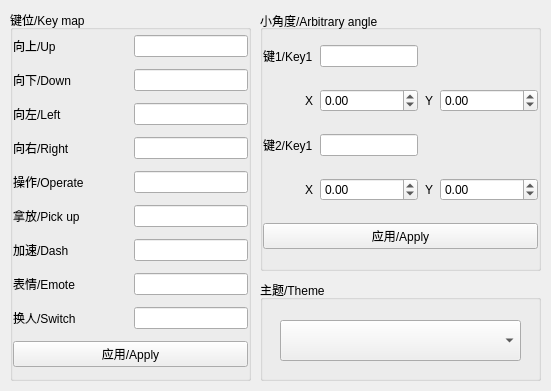
<?xml version="1.0" encoding="UTF-8"?>
<ui version="4.0">
 <class>UIView</class>
 <widget class="QMainWindow" name="UIView">
  <property name="geometry">
   <rect>
    <x>0</x>
    <y>0</y>
    <width>551</width>
    <height>391</height>
   </rect>
  </property>
  <property name="contextMenuPolicy">
   <enum>Qt::PreventContextMenu</enum>
  </property>
  <property name="windowTitle">
   <string>Keyboard</string>
  </property>
  <property name="windowIcon">
   <iconset>
    <normaloff>games.ico</normaloff>games.ico</iconset>
  </property>
  <widget class="QWidget" name="centralwidget">
   <widget class="QGroupBox" name="groupBox_2">
    <property name="geometry">
     <rect>
      <x>10</x>
      <y>10</y>
      <width>241</width>
      <height>371</height>
     </rect>
    </property>
    <property name="title">
     <string>键位/Key map</string>
    </property>
    <layout class="QGridLayout" name="gridLayout" rowstretch="0,0,0,0,0,0,0,0,0,0">
     <property name="leftMargin">
      <number>0</number>
     </property>
     <property name="topMargin">
      <number>0</number>
     </property>
     <property name="rightMargin">
      <number>0</number>
     </property>
     <property name="bottomMargin">
      <number>0</number>
     </property>
     <property name="horizontalSpacing">
      <number>50</number>
     </property>
     <property name="verticalSpacing">
      <number>7</number>
     </property>
     <item row="7" column="0">
      <widget class="QLabel" name="label_8">
       <property name="text">
        <string>表情/Emote</string>
       </property>
      </widget>
     </item>
     <item row="7" column="1">
      <widget class="QLineEdit" name="lineEdit_8">
       <property name="maxLength">
        <number>6</number>
       </property>
      </widget>
     </item>
     <item row="2" column="1">
      <widget class="QLineEdit" name="lineEdit_3">
       <property name="maxLength">
        <number>6</number>
       </property>
      </widget>
     </item>
     <item row="2" column="0">
      <widget class="QLabel" name="label_4">
       <property name="text">
        <string>向左/Left</string>
       </property>
      </widget>
     </item>
     <item row="0" column="1">
      <widget class="QLineEdit" name="lineEdit_1">
       <property name="maxLength">
        <number>6</number>
       </property>
      </widget>
     </item>
     <item row="9" column="0" colspan="2">
      <widget class="QPushButton" name="pushButton">
       <property name="text">
        <string>应用/Apply</string>
       </property>
      </widget>
     </item>
     <item row="4" column="0">
      <widget class="QLabel" name="label_6">
       <property name="text">
        <string>操作/Operate</string>
       </property>
      </widget>
     </item>
     <item row="4" column="1">
      <widget class="QLineEdit" name="lineEdit_5">
       <property name="maxLength">
        <number>6</number>
       </property>
      </widget>
     </item>
     <item row="5" column="0">
      <widget class="QLabel" name="label_7">
       <property name="text">
        <string>拿放/Pick up</string>
       </property>
      </widget>
     </item>
     <item row="0" column="0">
      <widget class="QLabel" name="label">
       <property name="text">
        <string>向上/Up</string>
       </property>
      </widget>
     </item>
     <item row="3" column="1">
      <widget class="QLineEdit" name="lineEdit_4">
       <property name="maxLength">
        <number>6</number>
       </property>
      </widget>
     </item>
     <item row="1" column="0">
      <widget class="QLabel" name="label_2">
       <property name="text">
        <string>向下/Down</string>
       </property>
      </widget>
     </item>
     <item row="6" column="0">
      <widget class="QLabel" name="label_3">
       <property name="text">
        <string>加速/Dash</string>
       </property>
      </widget>
     </item>
     <item row="6" column="1">
      <widget class="QLineEdit" name="lineEdit_7">
       <property name="maxLength">
        <number>6</number>
       </property>
      </widget>
     </item>
     <item row="1" column="1">
      <widget class="QLineEdit" name="lineEdit_2">
       <property name="maxLength">
        <number>10</number>
       </property>
      </widget>
     </item>
     <item row="3" column="0">
      <widget class="QLabel" name="label_5">
       <property name="text">
        <string>向右/Right</string>
       </property>
      </widget>
     </item>
     <item row="5" column="1">
      <widget class="QLineEdit" name="lineEdit_6">
       <property name="maxLength">
        <number>6</number>
       </property>
      </widget>
     </item>
     <item row="8" column="0">
      <widget class="QLabel" name="label_15">
       <property name="text">
        <string>换人/Switch</string>
       </property>
      </widget>
     </item>
     <item row="8" column="1">
      <widget class="QLineEdit" name="lineEdit_0">
       <property name="maxLength">
        <number>6</number>
       </property>
      </widget>
     </item>
    </layout>
   </widget>
   <widget class="QGroupBox" name="groupBox_7">
    <property name="geometry">
     <rect>
      <x>260</x>
      <y>280</y>
      <width>281</width>
      <height>101</height>
     </rect>
    </property>
    <property name="title">
     <string>主题/Theme</string>
    </property>
    <widget class="QComboBox" name="choice_theme">
     <property name="geometry">
      <rect>
       <x>20</x>
       <y>40</y>
       <width>241</width>
       <height>41</height>
      </rect>
     </property>
    </widget>
   </widget>
   <widget class="QGroupBox" name="groupBox">
    <property name="geometry">
     <rect>
      <x>260</x>
      <y>10</y>
      <width>281</width>
      <height>261</height>
     </rect>
    </property>
    <property name="layoutDirection">
     <enum>Qt::LeftToRight</enum>
    </property>
    <property name="title">
     <string>小角度/Arbitrary angle</string>
    </property>
    <property name="alignment">
     <set>Qt::AlignLeading|Qt::AlignLeft|Qt::AlignVCenter</set>
    </property>
    <property name="flat">
     <bool>false</bool>
    </property>
    <layout class="QGridLayout" name="gridLayout_3" columnminimumwidth="0,100,0,100">
     <property name="leftMargin">
      <number>0</number>
     </property>
     <property name="topMargin">
      <number>0</number>
     </property>
     <property name="rightMargin">
      <number>0</number>
     </property>
     <property name="bottomMargin">
      <number>0</number>
     </property>
     <property name="spacing">
      <number>7</number>
     </property>
     <item row="0" column="0">
      <widget class="QLabel" name="label_9">
       <property name="text">
        <string>键1/Key1</string>
       </property>
      </widget>
     </item>
     <item row="1" column="2">
      <widget class="QLabel" name="label_11">
       <property name="text">
        <string>Y</string>
       </property>
       <property name="alignment">
        <set>Qt::AlignRight|Qt::AlignTrailing|Qt::AlignVCenter</set>
       </property>
      </widget>
     </item>
     <item row="0" column="1">
      <widget class="QLineEdit" name="lineEdit_9">
       <property name="maxLength">
        <number>6</number>
       </property>
      </widget>
     </item>
     <item row="3" column="0">
      <widget class="QLabel" name="label_13">
       <property name="text">
        <string>X</string>
       </property>
       <property name="alignment">
        <set>Qt::AlignRight|Qt::AlignTrailing|Qt::AlignVCenter</set>
       </property>
      </widget>
     </item>
     <item row="1" column="0">
      <widget class="QLabel" name="label_10">
       <property name="layoutDirection">
        <enum>Qt::LeftToRight</enum>
       </property>
       <property name="text">
        <string>X</string>
       </property>
       <property name="alignment">
        <set>Qt::AlignRight|Qt::AlignTrailing|Qt::AlignVCenter</set>
       </property>
      </widget>
     </item>
     <item row="3" column="2">
      <widget class="QLabel" name="label_14">
       <property name="text">
        <string>Y</string>
       </property>
       <property name="alignment">
        <set>Qt::AlignRight|Qt::AlignTrailing|Qt::AlignVCenter</set>
       </property>
      </widget>
     </item>
     <item row="2" column="0">
      <widget class="QLabel" name="label_12">
       <property name="text">
        <string>键2/Key1</string>
       </property>
      </widget>
     </item>
     <item row="2" column="1">
      <widget class="QLineEdit" name="lineEdit_10">
       <property name="maxLength">
        <number>6</number>
       </property>
      </widget>
     </item>
     <item row="4" column="0" colspan="4">
      <widget class="QPushButton" name="pushButton_2">
       <property name="text">
        <string>应用/Apply</string>
       </property>
      </widget>
     </item>
     <item row="1" column="1">
      <widget class="QDoubleSpinBox" name="doubleSpinBox_1">
       <property name="minimum">
        <double>-1.000000000000000</double>
       </property>
       <property name="maximum">
        <double>1.000000000000000</double>
       </property>
       <property name="singleStep">
        <double>0.050000000000000</double>
       </property>
      </widget>
     </item>
     <item row="3" column="1">
      <widget class="QDoubleSpinBox" name="doubleSpinBox_3">
       <property name="minimum">
        <double>-1.000000000000000</double>
       </property>
       <property name="maximum">
        <double>1.000000000000000</double>
       </property>
       <property name="singleStep">
        <double>0.050000000000000</double>
       </property>
      </widget>
     </item>
     <item row="3" column="3">
      <widget class="QDoubleSpinBox" name="doubleSpinBox_4">
       <property name="minimum">
        <double>-1.000000000000000</double>
       </property>
       <property name="maximum">
        <double>1.000000000000000</double>
       </property>
       <property name="singleStep">
        <double>0.050000000000000</double>
       </property>
      </widget>
     </item>
     <item row="1" column="3">
      <widget class="QDoubleSpinBox" name="doubleSpinBox_2">
       <property name="minimum">
        <double>-1.000000000000000</double>
       </property>
       <property name="maximum">
        <double>1.000000000000000</double>
       </property>
       <property name="singleStep">
        <double>0.050000000000000</double>
       </property>
      </widget>
     </item>
    </layout>
   </widget>
  </widget>
 </widget>
 <tabstops>
  <tabstop>lineEdit_1</tabstop>
  <tabstop>lineEdit_2</tabstop>
  <tabstop>lineEdit_3</tabstop>
  <tabstop>lineEdit_4</tabstop>
  <tabstop>lineEdit_5</tabstop>
  <tabstop>lineEdit_6</tabstop>
  <tabstop>lineEdit_7</tabstop>
  <tabstop>lineEdit_8</tabstop>
  <tabstop>lineEdit_0</tabstop>
  <tabstop>pushButton</tabstop>
  <tabstop>lineEdit_9</tabstop>
  <tabstop>doubleSpinBox_1</tabstop>
  <tabstop>doubleSpinBox_2</tabstop>
  <tabstop>lineEdit_10</tabstop>
  <tabstop>doubleSpinBox_3</tabstop>
  <tabstop>doubleSpinBox_4</tabstop>
  <tabstop>pushButton_2</tabstop>
  <tabstop>choice_theme</tabstop>
 </tabstops>
 <resources/>
 <connections/>
</ui>
